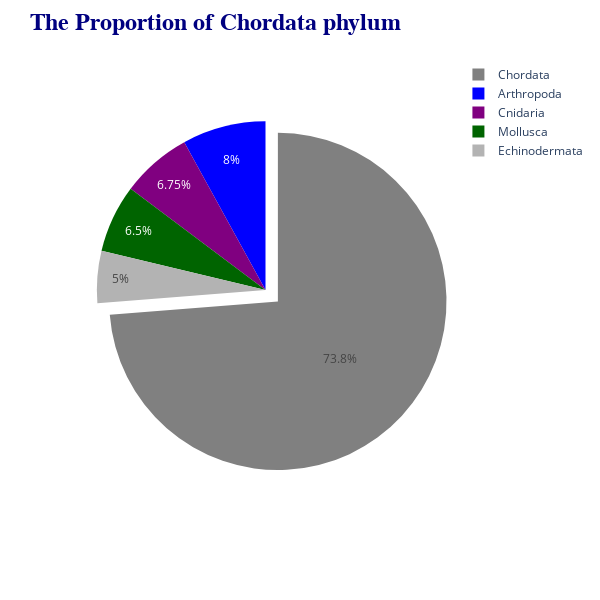
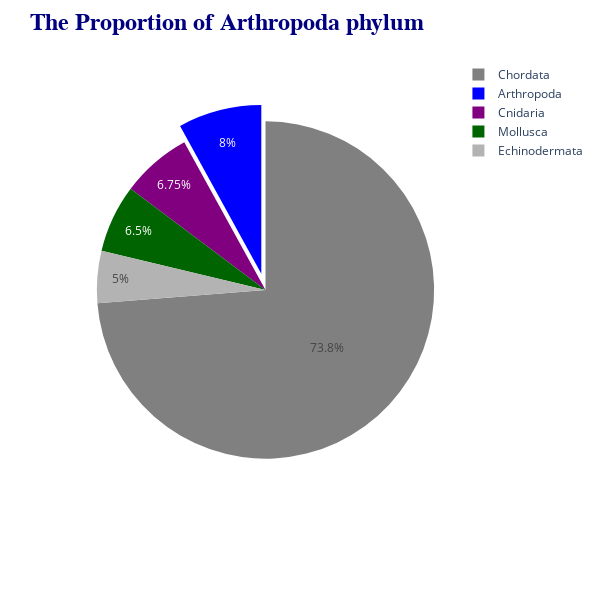
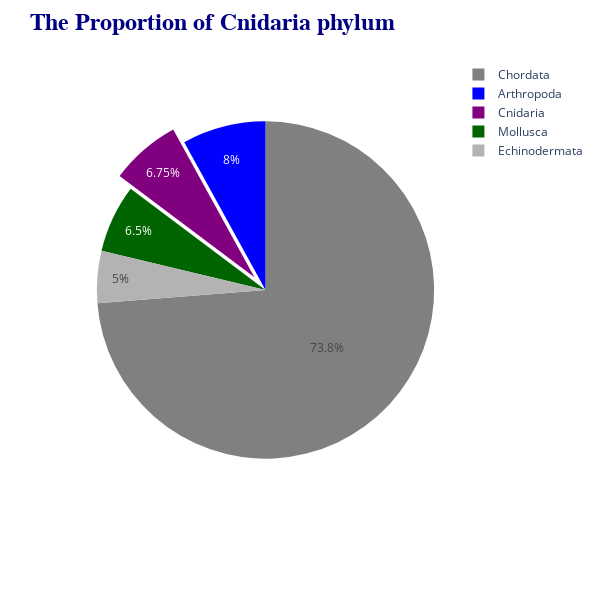
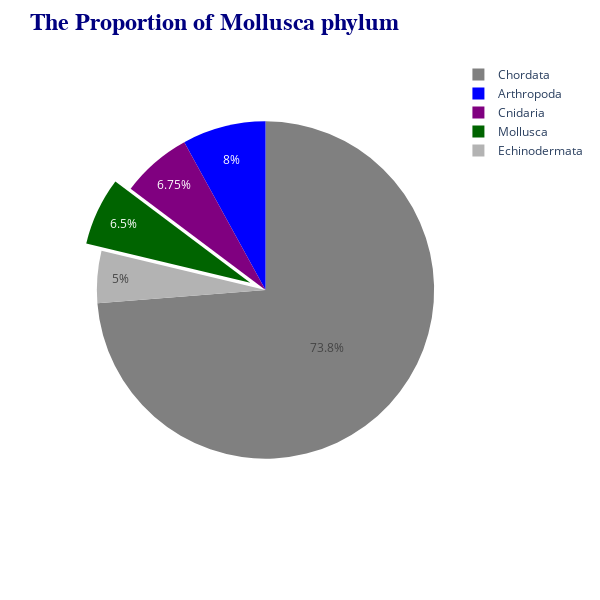

Notebook source saved alongside these figures, in order:
### Code cell
phylum_counts = dataset['phylum'].value_counts().reset_index()
phylum_counts.columns = ['phylum', 'frequency']


colors = ['grey', 'blue', 'purple', 'darkgreen']


def highlight_phylum(phylum_to_highlight):

    pull_values = [0.1 if phylum == phylum_to_highlight else 0 for phylum in phylum_counts['phylum']]
    

    fig = px.pie(phylum_counts, names='phylum', values='frequency', 
                 labels={'phylum': 'The Phylum', 'frequency': 'Frequency'},
                 color_discrete_sequence=colors)

    fig.update_traces(pull=pull_values)
    fig.update_layout(height=600, width=600,
             
    title={
        'text':f"The Proportion of {phylum_to_highlight} phylum" ,
        'font': {'size': 24, 'color': 'navy', 'family': 'Arial, sans-serif', 'weight': 'bold'}
    },
    xaxis_title={
        'text': 'The Phylum',
        'font': {'size': 18, 'color': 'navy', 'family': 'Arial, sans-serif', 'weight': 'bold'}
    },
    yaxis_title={
        'text': 'Phylum_counts',
        'font': {'size': 18, 'color': 'navy', 'family': 'Arial, sans-serif', 'weight': 'bold'}
    },
    hoverlabel=dict(
        bgcolor="white",
        font_size=16,
        font_family="Rockwell"
    ))

    fig.show()
for phylum in phylum_counts['phylum']:
    highlight_phylum(phylum)

### Figure 1 — Plotly figure (JSON) as saved in the notebook; plotly's stock layout.template omitted (floating-point values rounded to 4 significant figures)
{"data": [{"domain": {"x": [0, 1], "y": [0, 1]}, "hovertemplate": "The Phylum=%{label}<br>Frequency=%{value}<extra></extra>", "labels": ["Chordata", "Arthropoda", "Cnidaria", "Mollusca", "Echinodermata"], "legendgroup": "", "name": "", "pull": [0.1, 0, 0, 0, 0], "showlegend": true, "type": "pie", "values": [295, 32, 27, 26, 20]}], "layout": {"height": 600, "hoverlabel": {"bgcolor": "white", "font": {"family": "Rockwell", "size": 16}}, "legend": {"tracegroupgap": 0}, "margin": {"t": 60}, "piecolorway": ["grey", "blue", "purple", "darkgreen"], "title": {"font": {"color": "navy", "family": "Arial, sans-serif", "size": 24, "weight": "bold"}, "text": "The Proportion of Chordata phylum"}, "width": 600, "xaxis": {"title": {"font": {"color": "navy", "family": "Arial, sans-serif", "size": 18, "weight": "bold"}, "text": "The Phylum"}}, "yaxis": {"title": {"font": {"color": "navy", "family": "Arial, sans-serif", "size": 18, "weight": "bold"}, "text": "Phylum_counts"}}}}

### Figure 2 — Plotly figure (JSON) as saved in the notebook; plotly's stock layout.template omitted (floating-point values rounded to 4 significant figures)
{"data": [{"domain": {"x": [0, 1], "y": [0, 1]}, "hovertemplate": "The Phylum=%{label}<br>Frequency=%{value}<extra></extra>", "labels": ["Chordata", "Arthropoda", "Cnidaria", "Mollusca", "Echinodermata"], "legendgroup": "", "name": "", "pull": [0, 0.1, 0, 0, 0], "showlegend": true, "type": "pie", "values": [295, 32, 27, 26, 20]}], "layout": {"height": 600, "hoverlabel": {"bgcolor": "white", "font": {"family": "Rockwell", "size": 16}}, "legend": {"tracegroupgap": 0}, "margin": {"t": 60}, "piecolorway": ["grey", "blue", "purple", "darkgreen"], "title": {"font": {"color": "navy", "family": "Arial, sans-serif", "size": 24, "weight": "bold"}, "text": "The Proportion of Arthropoda phylum"}, "width": 600, "xaxis": {"title": {"font": {"color": "navy", "family": "Arial, sans-serif", "size": 18, "weight": "bold"}, "text": "The Phylum"}}, "yaxis": {"title": {"font": {"color": "navy", "family": "Arial, sans-serif", "size": 18, "weight": "bold"}, "text": "Phylum_counts"}}}}

### Figure 3 — Plotly figure (JSON) as saved in the notebook; plotly's stock layout.template omitted (floating-point values rounded to 4 significant figures)
{"data": [{"domain": {"x": [0, 1], "y": [0, 1]}, "hovertemplate": "The Phylum=%{label}<br>Frequency=%{value}<extra></extra>", "labels": ["Chordata", "Arthropoda", "Cnidaria", "Mollusca", "Echinodermata"], "legendgroup": "", "name": "", "pull": [0, 0, 0.1, 0, 0], "showlegend": true, "type": "pie", "values": [295, 32, 27, 26, 20]}], "layout": {"height": 600, "hoverlabel": {"bgcolor": "white", "font": {"family": "Rockwell", "size": 16}}, "legend": {"tracegroupgap": 0}, "margin": {"t": 60}, "piecolorway": ["grey", "blue", "purple", "darkgreen"], "title": {"font": {"color": "navy", "family": "Arial, sans-serif", "size": 24, "weight": "bold"}, "text": "The Proportion of Cnidaria phylum"}, "width": 600, "xaxis": {"title": {"font": {"color": "navy", "family": "Arial, sans-serif", "size": 18, "weight": "bold"}, "text": "The Phylum"}}, "yaxis": {"title": {"font": {"color": "navy", "family": "Arial, sans-serif", "size": 18, "weight": "bold"}, "text": "Phylum_counts"}}}}

### Figure 4 — Plotly figure (JSON) as saved in the notebook; plotly's stock layout.template omitted (floating-point values rounded to 4 significant figures)
{"data": [{"domain": {"x": [0, 1], "y": [0, 1]}, "hovertemplate": "The Phylum=%{label}<br>Frequency=%{value}<extra></extra>", "labels": ["Chordata", "Arthropoda", "Cnidaria", "Mollusca", "Echinodermata"], "legendgroup": "", "name": "", "pull": [0, 0, 0, 0.1, 0], "showlegend": true, "type": "pie", "values": [295, 32, 27, 26, 20]}], "layout": {"height": 600, "hoverlabel": {"bgcolor": "white", "font": {"family": "Rockwell", "size": 16}}, "legend": {"tracegroupgap": 0}, "margin": {"t": 60}, "piecolorway": ["grey", "blue", "purple", "darkgreen"], "title": {"font": {"color": "navy", "family": "Arial, sans-serif", "size": 24, "weight": "bold"}, "text": "The Proportion of Mollusca phylum"}, "width": 600, "xaxis": {"title": {"font": {"color": "navy", "family": "Arial, sans-serif", "size": 18, "weight": "bold"}, "text": "The Phylum"}}, "yaxis": {"title": {"font": {"color": "navy", "family": "Arial, sans-serif", "size": 18, "weight": "bold"}, "text": "Phylum_counts"}}}}
